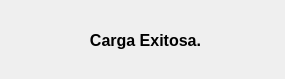
<?xml version="1.0" encoding="UTF-8"?>
<ui version="4.0">
 <class>Dialog</class>
 <widget class="QDialog" name="Dialog">
  <property name="geometry">
   <rect>
    <x>0</x>
    <y>0</y>
    <width>285</width>
    <height>79</height>
   </rect>
  </property>
  <property name="windowTitle">
   <string>Advertencia</string>
  </property>
  <widget class="QLabel" name="label">
   <property name="geometry">
    <rect>
     <x>70</x>
     <y>20</y>
     <width>151</width>
     <height>41</height>
    </rect>
   </property>
   <property name="font">
    <font>
     <pointsize>12</pointsize>
     <bold>true</bold>
    </font>
   </property>
   <property name="text">
    <string>Carga Exitosa.</string>
   </property>
   <property name="alignment">
    <set>Qt::AlignCenter</set>
   </property>
  </widget>
 </widget>
 <resources/>
 <connections/>
</ui>
